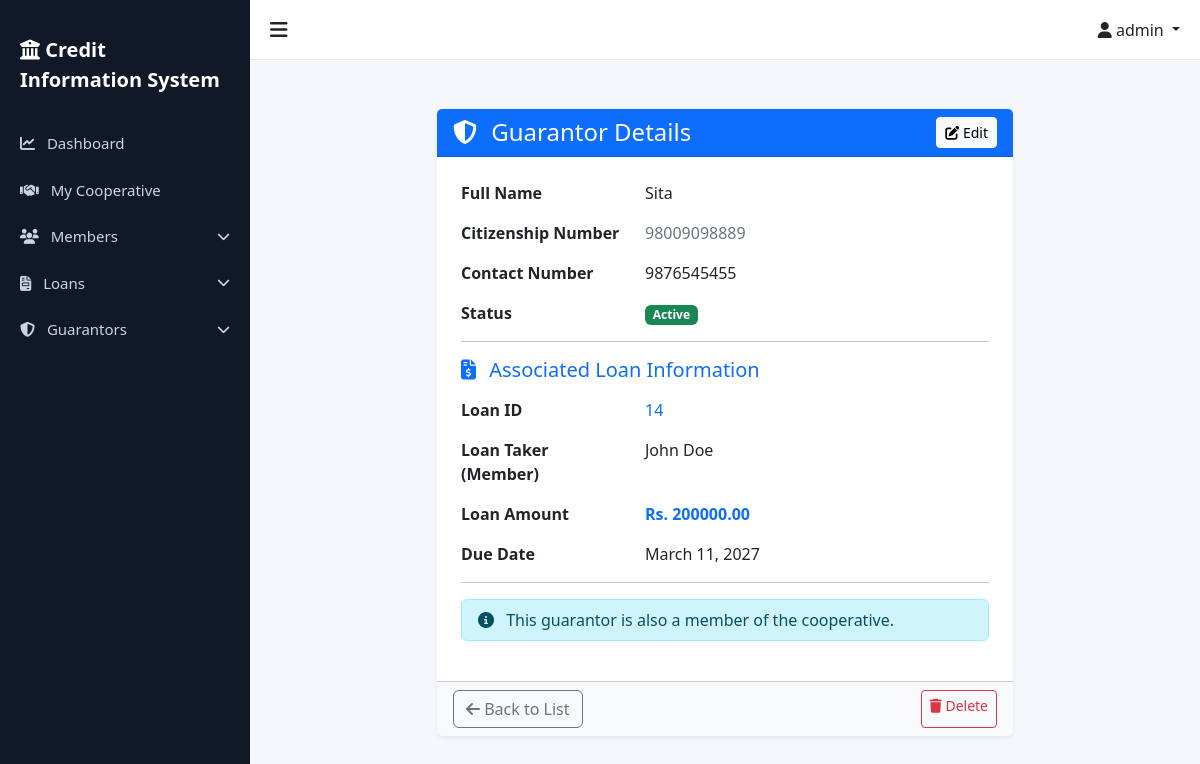
/loans/guarantors/4/ (signed in), run on the app's committed database.
### accounts/models.py (models this page shows, shortened)
class User(AbstractUser):
    ROLE_CHOICES = (
        ('superadmin', 'Super Admin'),
        ('admin', 'Admin'),
        ('staff', 'Staff'),
    )
    role = models.CharField(max_length=20, choices=ROLE_CHOICES, default='staff')
    cooperative = models.ForeignKey(
        'cooperatives.Cooperative',
        on_delete=models.SET_NULL,
        null=True,
        blank=True,
        related_name='users',
        help_text="Null for Super Admin users"
    )
    is_first_login = models.BooleanField(default=True)
    class Meta:
        ordering = ['-date_joined']
        indexes = [
            models.Index(fields=['role']),
            models.Index(fields=['cooperative']),
        ]
    def is_superadmin(self):
        return self.role == 'superadmin'
    def is_admin(self):
        return self.role == 'admin'
    def is_staff_user(self):
        return self.role == 'staff'

### loans/models.py (models this page shows, shortened)
class Guarantor(models.Model):
    STATUS_CHOICES = [
        ('Active', 'Active'),
        ('Released', 'Released'),
    ]
    name = models.CharField(max_length=255)
    citizenship_number = models.CharField(max_length=50)
    loan = models.ForeignKey(Loan, on_delete=models.CASCADE, related_name="guarantors")
    member = models.ForeignKey(Member, on_delete=models.SET_NULL, null=True, blank=True, related_name="guaranteed_loans")
    contact_number = models.CharField(max_length=15)
    status = models.CharField(max_length=10, choices=STATUS_CHOICES, default='Active')

class Loan(models.Model):
    STATUS_CHOICES = [
        ('Active', 'Active'),
        ('Cleared', 'Cleared'),
        ('Overdue', 'Overdue'),
    ]
    loan_id = models.AutoField(primary_key=True)
    member = models.ForeignKey(
        Member,
        on_delete=models.CASCADE,
        related_name="loans"
    )
    cooperative = models.ForeignKey(
        Cooperative,
        on_delete=models.CASCADE,
        related_name="loans"
    )
    loan_amount = models.DecimalField(max_digits=12, decimal_places=2)
    interest_rate = models.DecimalField(
        max_digits=5,
        decimal_places=2,
        help_text="Interest rate in %"
    )
    loan_date = models.DateField()
    due_date = models.DateField()
    status = models.CharField(
        max_length=10,
        choices=STATUS_CHOICES,
        default="Active"
    )
    remaining_balance = models.DecimalField(
        max_digits=12,
        decimal_places=2,
        blank=True
    )
    created_by = models.ForeignKey(
        settings.AUTH_USER_MODEL,
        on_delete=models.SET_NULL,
        null=True
    )
    created_at = models.DateTimeField(auto_now_add=True)

### members/models.py (models this page shows, shortened)
class Member(models.Model):
    full_name = models.CharField(max_length=255)
    citizenship_number = models.CharField(max_length=50, unique=True)
    unique_system_id = models.CharField(max_length=100, unique=True, editable=False)
    address = models.TextField()
    phone = models.CharField(max_length=20)
    blacklist_status = models.BooleanField(default=False)
    cooperative = models.ForeignKey(
        'cooperatives.Cooperative',
        on_delete=models.CASCADE,
        related_name='members'
    )
    created_at = models.DateTimeField(auto_now_add=True)
    updated_at = models.DateTimeField(auto_now=True)
    class Meta:
        ordering = ['-created_at']
        indexes = [
            models.Index(fields=['citizenship_number']),
            models.Index(fields=['unique_system_id']),
            models.Index(fields=['blacklist_status']),
        ]

### loans/views.py (the view)
# urls.py: path('guarantors/<int:pk>/', GuarantorDetailView.as_view(), name='guarantor_detail'),
class GuarantorDetailView(StaffOrAdminMixin, LoginRequiredMixin, DetailView):
    model = Guarantor
    template_name = 'loans/guarantor_detail.html'
    context_object_name = 'guarantor'
    def get_queryset(self):
        qs = super().get_queryset()
        if not self.request.user.is_superadmin():
            qs = qs.filter(loan__cooperative=self.request.user.cooperative)
        return qs

### accounts/permissions.py (called while the page is built)
    def test_func(self):
        return self.request.user.is_authenticated and (
            self.request.user.is_staff_user() or
            self.request.user.is_admin() or
            self.request.user.is_superadmin()
        )

### templates/loans/guarantor_detail.html
{% extends "base.html" %}
{% block content %}
<div class="container py-4">
    <div class="row justify-content-center">
        <div class="col-md-8">
            <div class="card shadow-sm border-0">
                <div class="card-header bg-primary text-white d-flex justify-content-between align-items-center">
                    <h4 class="mb-0"><i class="fa-solid fa-shield-halved me-2"></i> Guarantor Details</h4>
                    <div>
                        <a href="{% url 'loans:update_guarantor' guarantor.pk %}" class="btn btn-sm btn-light">
                            <i class="fa-solid fa-pen-to-square"></i> Edit
                        </a>
                    </div>
                </div>
                <div class="card-body p-4">
                    <div class="row mb-3">
                        <div class="col-sm-4 fw-bold">Full Name</div>
                        <div class="col-sm-8">{{ guarantor.name }}</div>
                    </div>
                    <div class="row mb-3">
                        <div class="col-sm-4 fw-bold">Citizenship Number</div>
                        <div class="col-sm-8 text-secondary">{{ guarantor.citizenship_number }}</div>
                    </div>
                    <div class="row mb-3">
                        <div class="col-sm-4 fw-bold">Contact Number</div>
                        <div class="col-sm-8">{{ guarantor.contact_number }}</div>
                    </div>
                    <div class="row mb-3">
                        <div class="col-sm-4 fw-bold">Status</div>
                        <div class="col-sm-8">
                            {% if guarantor.status == "Active" %}
                            <span class="badge bg-success">Active</span>
                            {% else %}
                            <span class="badge bg-secondary">Released</span>
                            {% endif %}
                        </div>
                    </div>
                    <hr>
                    <h5 class="mb-3 text-primary"><i class="fa-solid fa-file-invoice-dollar me-2"></i> Associated Loan
                        Information</h5>
                    <div class="row mb-3">
                        <div class="col-sm-4 fw-bold">Loan ID</div>
                        <div class="col-sm-8">
                            <a href="{% url 'loans:loan_detail' guarantor.loan.loan_id %}" class="text-decoration-none">
                                {{ guarantor.loan.loan_id }}
                            </a>
                        </div>
                    </div>
                    <div class="row mb-3">
                        <div class="col-sm-4 fw-bold">Loan Taker (Member)</div>
                        <div class="col-sm-8">
                            {{ guarantor.loan.member.full_name }}
                        </div>
                    </div>
                    <div class="row mb-3">
                        <div class="col-sm-4 fw-bold">Loan Amount</div>
                        <div class="col-sm-8 text-primary fw-bold">Rs. {{ guarantor.loan.loan_amount }}</div>
                    </div>
                    <div class="row mb-3">
                        <div class="col-sm-4 fw-bold">Due Date</div>
                        <div class="col-sm-8">{{ guarantor.loan.due_date }}</div>
                    </div>
                    {% if guarantor.member %}
                    <hr>
                    <div class="alert alert-info py-2">
                        <i class="fa-solid fa-circle-info me-2"></i>
                        This guarantor is also a member of the cooperative.
                    </div>
                    {% endif %}
                </div>
                <div class="card-footer bg-light d-flex justify-content-between">
                    <a href="{% url 'loans:guarantor_list' %}" class="btn btn-outline-secondary">
                        <i class="fa-solid fa-arrow-left"></i> Back to List
                    </a>
                    {% if user.is_superadmin or user.is_admin %}
                    <a href="{% url 'loans:delete_guarantor' guarantor.pk %}" class="btn btn-outline-danger btn-sm">
                        <i class="fa-solid fa-trash"></i> Delete
                    </a>
                    {% endif %}
                </div>
            </div>
        </div>
    </div>
</div>
{% endblock %}

### templates/base.html (shortened to what this page needs)
{% load static %}
<!DOCTYPE html>
<html lang="en">
<head>
    <link href="https://cdn.jsdelivr.net/npm/bootstrap@5.3.2/dist/css/bootstrap.min.css" rel="stylesheet">
    <link rel="stylesheet" href="https://cdnjs.cloudflare.com/ajax/libs/font-awesome/6.5.0/css/all.min.css">
    <link href="https://cdn.jsdelivr.net/npm/select2@4.1.0-rc.0/dist/css/select2.min.css" rel="stylesheet" />
    <link href="https://cdn.jsdelivr.net/npm/select2-bootstrap-5-theme@1.3.0/dist/select2-bootstrap-5-theme.min.css"
        rel="stylesheet" />
</head>
<body>
    {% if user.is_authenticated %}
    <div id="sidebar" class="sidebar">
        <div class="sidebar-brand">
            <i class="fa-solid fa-building-columns"></i> Credit Information System
        </div>
        <a href="{% url 'accounts:dashboard' %}">
            <i class="fa-solid fa-chart-line me-2"></i> Dashboard
        </a>
        {% if user.is_superadmin %}
        <a href="#cooperativesMenu" data-bs-toggle="collapse" role="button" aria-expanded="false"
            aria-controls="cooperativesMenu" class="d-flex justify-content-between align-items-center">
            <span><i class="fa-solid fa-building me-2"></i> Cooperatives</span>
            <i class="fa-solid fa-chevron-down small"></i>
        </a>
        <div class="collapse" id="cooperativesMenu">
            <a href="{% url 'cooperatives:create' %}" class="ps-5 py-2 small"><i class="fa-solid fa-plus me-2"></i>Add
                Cooperative</a>
            <a href="{% url 'cooperatives:list' %}" class="ps-5 py-2 small"><i
                    class="fa-solid fa-list me-2"></i>Cooperative List</a>
        </div>
        {% elif user.cooperative %}
        <a href="{% url 'cooperatives:detail' user.cooperative.pk %}">
            <i class="fa-solid fa-handshake me-2"></i> My Cooperative
        </a>
        {% endif %}
        <a href="#membersMenu" data-bs-toggle="collapse" role="button" aria-expanded="false" aria-controls="membersMenu"
            class="d-flex justify-content-between align-items-center">
            <span><i class="fa-solid fa-users me-2"></i> Members</span>
            <i class="fa-solid fa-chevron-down small"></i>
        </a>
        <a href="#loansMenu" data-bs-toggle="collapse" role="button" aria-expanded="false" aria-controls="loansMenu"
            class="d-flex justify-content-between align-items-center">
            <span><i class="fa-solid fa-file-invoice me-2"></i> Loans</span>
            <i class="fa-solid fa-chevron-down small"></i>
        </a>
        <a href="#guarantorsMenu" data-bs-toggle="collapse" role="button" aria-expanded="false"
            aria-controls="guarantorsMenu" class="d-flex justify-content-between align-items-center">
            <span><i class="fa-solid fa-shield-halved me-2"></i> Guarantors</span>
            <i class="fa-solid fa-chevron-down small"></i>
        </a>
    </div>
    {% endif %}
    <div id="mainContent" class="{% if user.is_authenticated %}main-content{% else %}container-fluid{% endif %}">
        {% if user.is_authenticated %}
        <div class="topbar">
            <div class="toggle-btn" onclick="toggleSidebar()">
                <i class="fa-solid fa-bars"></i>
            </div>
            <div>
                <div class="dropdown">
                    <a class="dropdown-toggle text-dark text-decoration-none" href="#" role="button"
                        data-bs-toggle="dropdown">
                        <i class="fa-solid fa-user"></i>
                        {{ user.username }}
                    </a>
                </div>
            </div>
        </div>
        {% endif %}
        <div class="page-content">
            {% block content %}
            {% endblock %}
        </div>
    </div>
</body>
</html>

### templates/base.html (style rules this page uses)
body { overflow-x: hidden; background: #f5f7fb; }
.sidebar { height: 100vh; width: 250px; position: fixed; top: 0; left: 0; background: #111827; padding-top: 20px; transition: all 0.3s; }
.sidebar a { color: #cbd5e1; padding: 12px 20px; display: block; text-decoration: none; font-size: 15px; }
.sidebar-brand { color: #fff; font-size: 20px; font-weight: 600; padding: 15px 20px; margin-bottom: 10px; }
.main-content { margin-left: 250px; transition: all 0.3s; }
.topbar { height: 60px; background: #fff; border-bottom: 1px solid #e5e7eb; display: flex; align-items: center; justify-content: space-between; padding: 0 20px; }
.toggle-btn { font-size: 20px; cursor: pointer; }
.page-content { padding: 25px; }

### data on the page
User: username "admin"
Guarantor: name "Sita", citizenship_number "98009098889", contact_number "9876545455", loan.loan_id "14", loan.member.full_name "John Doe", loan.loan_amount "200000.00", loan.due_date "March 11, 2027"
